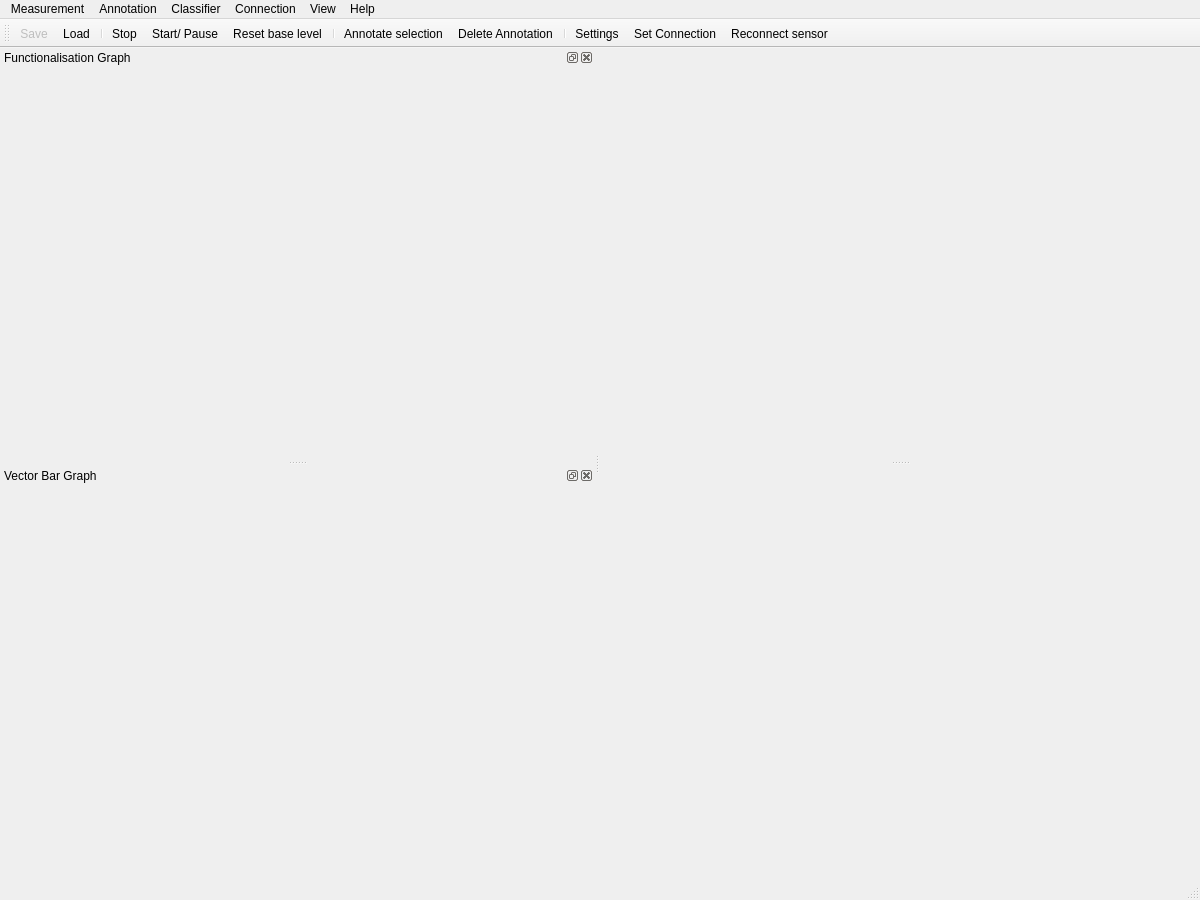
<?xml version="1.0" encoding="UTF-8"?>
<ui version="4.0">
 <class>MainWindow</class>
 <widget class="QMainWindow" name="MainWindow">
  <property name="geometry">
   <rect>
    <x>0</x>
    <y>0</y>
    <width>1200</width>
    <height>900</height>
   </rect>
  </property>
  <property name="minimumSize">
   <size>
    <width>800</width>
    <height>600</height>
   </size>
  </property>
  <property name="windowTitle">
   <string>eNoseAnnotator</string>
  </property>
  <property name="windowIcon">
   <iconset>
    <normaloff>:/icons/icon.png</normaloff>:/icons/icon.png</iconset>
  </property>
  <widget class="QWidget" name="centralwidget">
   <property name="sizePolicy">
    <sizepolicy hsizetype="MinimumExpanding" vsizetype="Preferred">
     <horstretch>0</horstretch>
     <verstretch>0</verstretch>
    </sizepolicy>
   </property>
   <property name="maximumSize">
    <size>
     <width>600</width>
     <height>16777215</height>
    </size>
   </property>
   <layout class="QGridLayout" name="gridLayout">
    <item row="0" column="0">
     <widget class="QSplitter" name="splitter">
      <property name="orientation">
       <enum>Qt::Vertical</enum>
      </property>
      <widget class="InfoWidget" name="infoWidget" native="true">
       <property name="maximumSize">
        <size>
         <width>16777215</width>
         <height>16777215</height>
        </size>
       </property>
      </widget>
      <widget class="ClassifierWidget" name="classifierInfoWidget" native="true">
       <property name="sizePolicy">
        <sizepolicy hsizetype="Preferred" vsizetype="Preferred">
         <horstretch>0</horstretch>
         <verstretch>0</verstretch>
        </sizepolicy>
       </property>
       <property name="maximumSize">
        <size>
         <width>16777215</width>
         <height>16777215</height>
        </size>
       </property>
      </widget>
     </widget>
    </item>
   </layout>
  </widget>
  <widget class="QMenuBar" name="menubar">
   <property name="geometry">
    <rect>
     <x>0</x>
     <y>0</y>
     <width>1200</width>
     <height>22</height>
    </rect>
   </property>
   <widget class="QMenu" name="menuFile">
    <property name="title">
     <string>Measurement</string>
    </property>
    <widget class="QMenu" name="menuSave">
     <property name="title">
      <string>Save as...</string>
     </property>
     <addaction name="actionSave_Data"/>
     <addaction name="actionsave_selection"/>
    </widget>
    <addaction name="actionSave"/>
    <addaction name="menuSave"/>
    <addaction name="actionLoad"/>
    <addaction name="separator"/>
    <addaction name="actionStart"/>
    <addaction name="actionStop"/>
    <addaction name="actionReset"/>
    <addaction name="actionReconnect"/>
    <addaction name="separator"/>
    <addaction name="actionSettings"/>
   </widget>
   <widget class="QMenu" name="menuAnnotation">
    <property name="title">
     <string>Annotation</string>
    </property>
    <addaction name="actionAnnotate_selection"/>
    <addaction name="actionDelete_Annotation"/>
    <addaction name="actionSet_detected_class_of_selection"/>
   </widget>
   <widget class="QMenu" name="menuClassifier">
    <property name="title">
     <string>Classifier</string>
    </property>
    <addaction name="actionLoadClassifier"/>
    <addaction name="actionClassify_measurement"/>
    <addaction name="separator"/>
    <addaction name="actionLive_classifcation"/>
   </widget>
   <widget class="QMenu" name="menuConnection">
    <property name="title">
     <string>Connection</string>
    </property>
    <addaction name="actionSet_USB_Connection"/>
   </widget>
   <widget class="QMenu" name="menuHelp">
    <property name="title">
     <string>Help</string>
    </property>
    <addaction name="actionAbout"/>
   </widget>
   <widget class="QMenu" name="menuView">
    <property name="title">
     <string>View</string>
    </property>
    <addaction name="separator"/>
   </widget>
   <addaction name="menuFile"/>
   <addaction name="menuAnnotation"/>
   <addaction name="menuClassifier"/>
   <addaction name="menuConnection"/>
   <addaction name="menuView"/>
   <addaction name="menuHelp"/>
  </widget>
  <widget class="QStatusBar" name="statusbar"/>
  <widget class="QToolBar" name="toolBar">
   <property name="windowTitle">
    <string>toolBar</string>
   </property>
   <attribute name="toolBarArea">
    <enum>TopToolBarArea</enum>
   </attribute>
   <attribute name="toolBarBreak">
    <bool>false</bool>
   </attribute>
   <addaction name="actionSave"/>
   <addaction name="actionLoad"/>
   <addaction name="separator"/>
   <addaction name="actionStop"/>
   <addaction name="actionStart"/>
   <addaction name="actionReset"/>
   <addaction name="separator"/>
   <addaction name="actionAnnotate_selection"/>
   <addaction name="actionDelete_Annotation"/>
   <addaction name="separator"/>
   <addaction name="actionSettings"/>
   <addaction name="actionSet_USB_Connection"/>
   <addaction name="actionReconnect"/>
  </widget>
  <widget class="QDockWidget" name="dock1">
   <property name="sizePolicy">
    <sizepolicy hsizetype="Expanding" vsizetype="Preferred">
     <horstretch>0</horstretch>
     <verstretch>0</verstretch>
    </sizepolicy>
   </property>
   <property name="allowedAreas">
    <set>Qt::LeftDockWidgetArea</set>
   </property>
   <property name="windowTitle">
    <string>Functionalisation Graph</string>
   </property>
   <attribute name="dockWidgetArea">
    <number>1</number>
   </attribute>
   <widget class="LineGraphWidget" name="dockWidgetContents"/>
  </widget>
  <widget class="QDockWidget" name="dock2">
   <property name="sizePolicy">
    <sizepolicy hsizetype="Expanding" vsizetype="Preferred">
     <horstretch>0</horstretch>
     <verstretch>0</verstretch>
    </sizepolicy>
   </property>
   <property name="allowedAreas">
    <set>Qt::LeftDockWidgetArea</set>
   </property>
   <property name="windowTitle">
    <string>Vector Bar Graph</string>
   </property>
   <attribute name="dockWidgetArea">
    <number>1</number>
   </attribute>
   <widget class="QWidget" name="dockWidgetContents_2"/>
  </widget>
  <action name="actionSave_Data">
   <property name="text">
    <string>Save Data As...</string>
   </property>
  </action>
  <action name="actionsave_selection">
   <property name="text">
    <string>Save Selection As...</string>
   </property>
  </action>
  <action name="actionLoad">
   <property name="icon">
    <iconset resource="../eNoseAnnotator.qrc">
     <normaloff>:/icons/load</normaloff>:/icons/load</iconset>
   </property>
   <property name="text">
    <string>Load...</string>
   </property>
   <property name="toolTip">
    <string>Load Measurement</string>
   </property>
  </action>
  <action name="actionLoadClassifier">
   <property name="text">
    <string>Load...</string>
   </property>
  </action>
  <action name="actionSet_USB_Connection">
   <property name="checkable">
    <bool>false</bool>
   </property>
   <property name="checked">
    <bool>false</bool>
   </property>
   <property name="icon">
    <iconset resource="../eNoseAnnotator.qrc">
     <normaloff>:/icons/disconnected</normaloff>
     <activeon>:/icons/connected</activeon>:/icons/disconnected</iconset>
   </property>
   <property name="text">
    <string>Set Connection...</string>
   </property>
   <property name="toolTip">
    <string>Set connection to sensor</string>
   </property>
  </action>
  <action name="actionStart">
   <property name="checkable">
    <bool>true</bool>
   </property>
   <property name="icon">
    <iconset resource="../eNoseAnnotator.qrc">
     <normaloff>:/icons/start</normaloff>:/icons/start</iconset>
   </property>
   <property name="text">
    <string>Start/ Pause</string>
   </property>
   <property name="toolTip">
    <string>Start/ pause measurement</string>
   </property>
  </action>
  <action name="actionStop">
   <property name="icon">
    <iconset resource="../eNoseAnnotator.qrc">
     <normaloff>:/icons/stop</normaloff>:/icons/stop</iconset>
   </property>
   <property name="text">
    <string>Stop</string>
   </property>
   <property name="toolTip">
    <string>Stop measurement</string>
   </property>
  </action>
  <action name="actionReset">
   <property name="icon">
    <iconset resource="../eNoseAnnotator.qrc">
     <normaloff>:/icons/repeat</normaloff>:/icons/repeat</iconset>
   </property>
   <property name="text">
    <string>Reset base level</string>
   </property>
  </action>
  <action name="actionSettings">
   <property name="icon">
    <iconset resource="../eNoseAnnotator.qrc">
     <normaloff>:/icons/settings</normaloff>:/icons/settings</iconset>
   </property>
   <property name="text">
    <string>Settings...</string>
   </property>
   <property name="toolTip">
    <string>General Settings</string>
   </property>
  </action>
  <action name="actionAnnotate_selection">
   <property name="icon">
    <iconset resource="../eNoseAnnotator.qrc">
     <normaloff>:/icons/label</normaloff>:/icons/label</iconset>
   </property>
   <property name="text">
    <string>Annotate selection...</string>
   </property>
  </action>
  <action name="actionSet_detected_class_of_selection">
   <property name="text">
    <string>[Debug] Set detected class of selection...</string>
   </property>
  </action>
  <action name="actionSave">
   <property name="enabled">
    <bool>false</bool>
   </property>
   <property name="icon">
    <iconset resource="../eNoseAnnotator.qrc">
     <normaloff>:/icons/save</normaloff>:/icons/save</iconset>
   </property>
   <property name="text">
    <string>Save</string>
   </property>
   <property name="toolTip">
    <string>Save Measurement</string>
   </property>
   <property name="shortcut">
    <string>Ctrl+S</string>
   </property>
  </action>
  <action name="actionAbout">
   <property name="text">
    <string>About</string>
   </property>
  </action>
  <action name="actionAbsolute_Line_Graph">
   <property name="checkable">
    <bool>true</bool>
   </property>
   <property name="checked">
    <bool>true</bool>
   </property>
   <property name="text">
    <string>Absolute Line Graph</string>
   </property>
  </action>
  <action name="actionRelative_Line_Graph">
   <property name="checkable">
    <bool>true</bool>
   </property>
   <property name="checked">
    <bool>true</bool>
   </property>
   <property name="text">
    <string>Relative Line Graph</string>
   </property>
  </action>
  <action name="actionVector_Bar_Graph">
   <property name="checkable">
    <bool>true</bool>
   </property>
   <property name="checked">
    <bool>true</bool>
   </property>
   <property name="text">
    <string>Vector Bar Graph</string>
   </property>
  </action>
  <action name="actionFunctionalisation_Bar_Graph">
   <property name="checkable">
    <bool>true</bool>
   </property>
   <property name="checked">
    <bool>true</bool>
   </property>
   <property name="text">
    <string>Functionalisation Bar Graph</string>
   </property>
  </action>
  <action name="actionDelete_Annotation">
   <property name="icon">
    <iconset resource="../eNoseAnnotator.qrc">
     <normaloff>:/icons/delete_label</normaloff>:/icons/delete_label</iconset>
   </property>
   <property name="text">
    <string>Delete Annotation</string>
   </property>
   <property name="toolTip">
    <string>Delete annotation from selection</string>
   </property>
  </action>
  <action name="actionReconnect">
   <property name="icon">
    <iconset resource="../eNoseAnnotator.qrc">
     <normaloff>:/icons/reconnect</normaloff>:/icons/reconnect</iconset>
   </property>
   <property name="text">
    <string>Reconnect sensor</string>
   </property>
  </action>
  <action name="actionLive_classifcation">
   <property name="checkable">
    <bool>true</bool>
   </property>
   <property name="text">
    <string>Live classifcation</string>
   </property>
  </action>
  <action name="actionClassify_measurement">
   <property name="text">
    <string>Classify measurement</string>
   </property>
  </action>
 </widget>
 <customwidgets>
  <customwidget>
   <class>InfoWidget</class>
   <extends>QWidget</extends>
   <header>widgets/infowidget.h</header>
   <container>1</container>
  </customwidget>
  <customwidget>
   <class>ClassifierWidget</class>
   <extends>QWidget</extends>
   <header>widgets/classifierwidget.h</header>
   <container>1</container>
  </customwidget>
  <customwidget>
   <class>LineGraphWidget</class>
   <extends>QWidget</extends>
   <header>widgets/linegraphwidget.h</header>
   <container>1</container>
  </customwidget>
 </customwidgets>
 <resources>
  <include location="../eNoseAnnotator.qrc"/>
 </resources>
 <connections/>
</ui>
